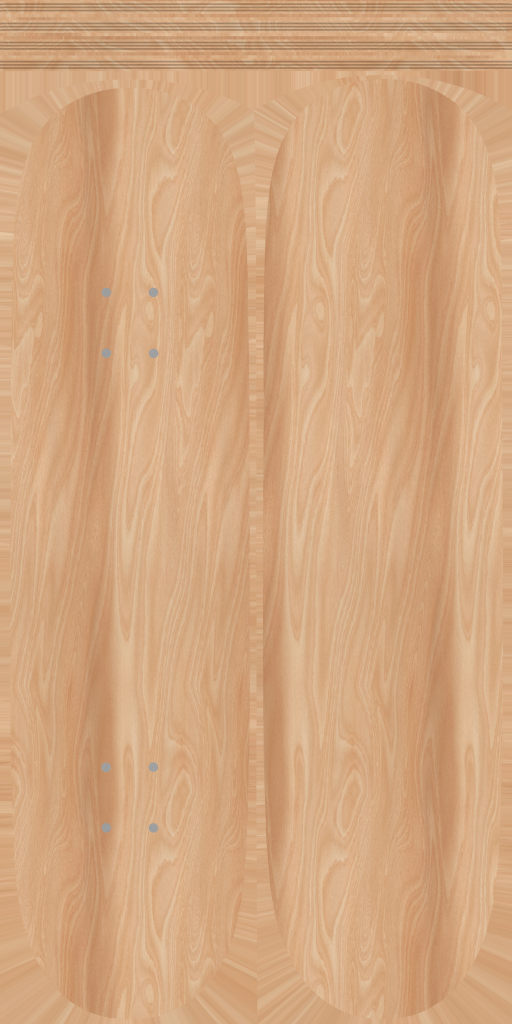
#> input picture assets/board-wood.png, 1024 x 2048 px (shown at 1/2 size)
$ python -i transparency_finish.py   (imports and definitions only)
#> lines starting #> are read from the running program, lines starting #| are printed output that depends on the picture
#> further down, picture is the input picture: PIL image 1024x2048 RGB; mean R, G, B 210.8, 166.5, 127.4
"""Authoring contract for native transparency finishes.

The clear-case and crystal project keys remain stable. Optical settings describe
shell properties; they do not imply a full-scene blur or a screen-copy renderer.
"""
from copy import deepcopy
import math
from PIL import Image, ImageColor, ImageFilter

MODES = ('glass', 'case', 'crystal')
ARTWORK_REGION = (.031, .07715, .961, .99512)
DEFAULTS = {
    'glass': dict(finish='display', tint='#ffffff', tint_strength=0., haze=0.,
                  roughness=.04, reflection_strength=1., thickness=.010,
                  art_depth=.5, border=.008, grip_tape=False),
    'case': dict(finish='frosted', tint='#d9e6e7', tint_strength=.35, haze=.42,
                roughness=.48, reflection_strength=1., thickness=.010,
                art_depth=.5, border=.008, grip_tape=False, interior='artwork'),
    'crystal': dict(tint='#c5e4fa', tint_strength=.18, haze=0., roughness=.02,
                   reflection_strength=1., thickness=.010, art_depth=.5,
                   border=.008, grip_tape=False, cuts=140),
}
RANGES = dict(tint_strength=(0.,1.), haze=(0.,1.), roughness=(0.,1.),
              reflection_strength=(0.,2.), thickness=(.001,.03),
              art_depth=(.1,.9), border=(.002,.025))


# [58 lines left out: function settings, not called in this run]


def artwork_atlas(image, internal_blur_pixels=0.):
    """Keep the full template canvas; inset and top orientation belong to mesh UVs.

    Native insert shaders sample the upper half of a 512x4096 atlas. Adding the
    old opaque-effect header or trimming the source would shift this mapping.
    Blur here affects only the contained artwork, never background scenery.
    """
#> called with internal_blur_pixels = 0
    radius=float(internal_blur_pixels)
    if not math.isfinite(radius) or not 0<=radius<=64:
        raise ValueError('Invalid internal artwork blur')
    art=image.convert('RGBA').resize((512,2048),Image.Resampling.LANCZOS)
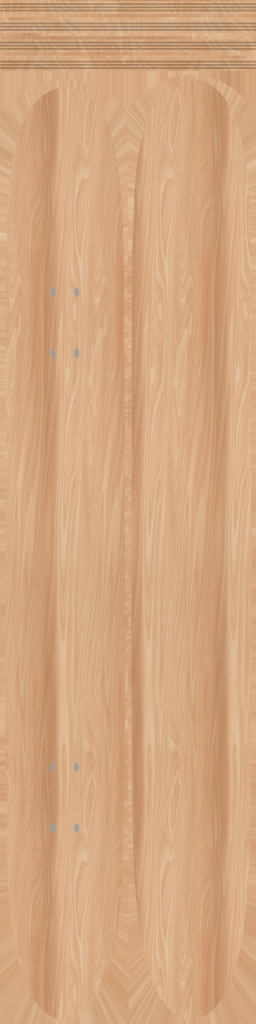
#> art: PIL image 512x2048 RGBA (shown at 1/2 size); mean R, G, B, A 210.8, 166.5, 127.4, 255
    if radius:art=art.convert('RGBa').filter(ImageFilter.GaussianBlur(radius)).convert('RGBA')
    atlas=Image.new('RGBA',(512,4096),(255,255,255,255))
#> atlas: PIL image 512x4096 RGBA; every value is 255
    atlas.paste(art,(0,0))
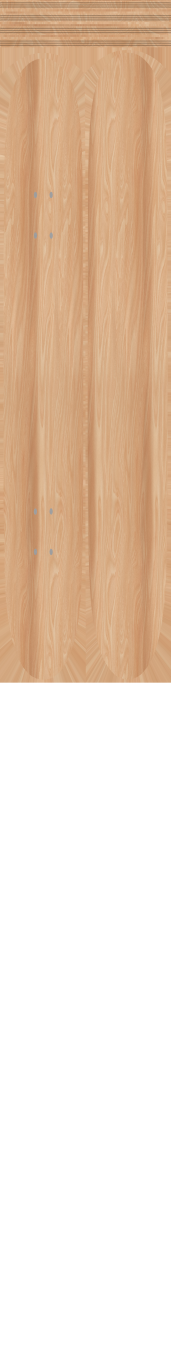
#> atlas: PIL image 512x4096 RGBA (shown at 1/3 size); mean R, G, B, A 232.9, 210.7, 191.2, 255
    return atlas


# [11 lines left out: functions source_uv, internal_blur_pixels, not called in this run]

>>> from PIL import Image
>>> picture = Image.open('assets/board-wood.png')
>>> result = artwork_atlas(picture)
